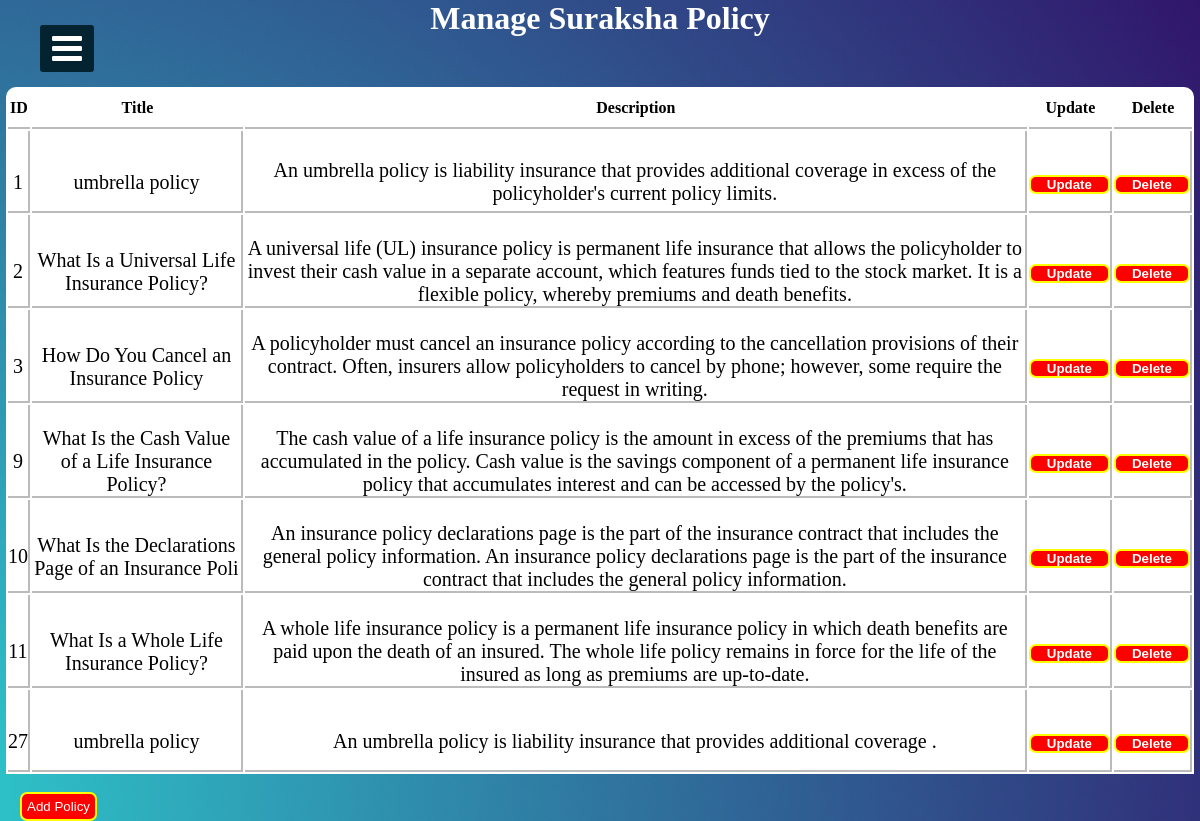
Page /adminDash.php on the committed database.
### tables this page shows
CREATE TABLE `policy` (
  `id` int(11) NOT NULL,
  `title` varchar(50) NOT NULL,
  `decription` varchar(255) NOT NULL
);

### adminDash.php (the view, shortened to what this page needs)
<?php include("connection.php")?>
<!DOCTYPE html>
<html>
<head>
  <link rel="stylesheet" href="https://cdnjs.cloudflare.com/ajax/libs/font-awesome/4.7.0/css/font-awesome.min.css">
<link rel="stylesheet" href="cssfile/sidebar.css">
</head>
<body>
</body>
</html>
<!DOCTYPE html>
<html>
<head>
</head>
<body>
  <label for="check">
<i class="fa fa-bars" id="btn"></i>
  </label>
<div class="sidebar2">
		<h1 class="adminTopic">Manage Suraksha Policy</h1>
<?php
    $sqlget="SELECT * FROM policy";
    $sqldata=mysqli_query($conn,$sqlget) or die('error getting');
    echo "<table>";
    echo "<tr>
      <th>ID</th>
    <th>Title</th>
    <th>Description</th>
    <th>Update</th>
    <th>Delete</th>
       </tr>";
       while ($row=mysqli_fetch_array($sqldata,MYSQLI_ASSOC))
       {
        echo "<tr><td>";
        echo $row['id'];
        echo "</td><td>";
        echo $row['title'];
        echo "</td><td>";
        echo $row['decription'];
        echo "</td>";
        ?>
        <td>
        <button style="border:2px solid yellow; border-radius:7px; background-color:red;color:white;">
          <a href="updatePolicy.php?id=<?php echo $row['id'];?>">
          Update
          </a>
        </button>
        </td><td>
        <button style = "border:2px solid yellow; border-radius:7px; background-color:red;color:white;" >
          <a href="deletePolicy.php?id=<?php echo $row['id'];?>">
            Delete
        </a>
       </button>
        </td></tr>
<?php
       }
       echo "</table>";
?>
<br>
                       <a href="Addpolicy.php">     <button class="btnPolicy">Add Policy</button></a>
</div>
</body>
</html>

### cssfile/sidebar.css (style rules this page uses)
* { margin: 0; padding: 0; list-style: none; text-decoration: none; }
label #btn, label #cancle { position: absolute; cursor: pointer; background: #042331; color: #fff; border-radius: 3px; }
label #btn { left: 40px; top: 25px; font-size: 35px; color: #fff; padding: 6px 12px; transition: all 0.5s; }

### adminDash.php (style rules this page uses)
body { background-image: url("image/20.jpg"); background-position: center; background-size: cover; height: 700px; background-repeat: no-repeat; background-attachment: fixed; }
.adminTopic { text-align: center; color: #fff; }
table { width:99%; border-collapse: separate !important; margin:auto; text-align:center; margin-top:50px; background-color: rgb(255, 255, 255); border-radius: 10px 10px 0px 0px; }
table th { border-bottom:2px solid rgb(187, 187, 187); padding:10px 0px 10px 0px; font-family: "balsamiq_sansitalic" !important; }
table tr td { border-right: 2px solid rgb(187, 187, 187); height: 58px; padding: 22px 0px 0px 0px; font-family: "monospace;" !important; border-bottom: 2px solid rgb(187, 187, 187); font-size: 20px; }
table tr td a { color: white; border-radius: 5px; padding: 6px; text-decoration: none; margin: 10px; font-weight: 700; }
button { padding: 5px 5px 5px 5x; }
.btnPolicy { padding: 5px 5px 5px 5px; border: 2px solid yellow; border-radius: 7px; background-color: red; color: white; margin-left: 20px; }

### rows in the picture
policy: id "1", title "umbrella policy", decription "An umbrella policy is liability insurance that provides additional coverage in excess of the policyholder's current policy limits."
policy: id "2", title "What Is a Universal Life Insurance Policy?", decription "A universal life (UL) insurance policy is permanent life insurance that allows the policyholder to invest their cash value in a separate account, which features funds tied to the stock market. It is a flexible policy, whereby premiums and death benefits."
policy: id "3", title "How Do You Cancel an Insurance Policy", decription "A policyholder must cancel an insurance policy according to the cancellation provisions of their contract. Often, insurers allow policyholders to cancel by phone; however, some require the request in writing."
policy: id "9", title "What Is the Cash Value of a Life Insurance Policy?", decription "The cash value of a life insurance policy is the amount in excess of the premiums that has accumulated in the policy. Cash value is the savings component of a permanent life insurance policy that accumulates interest and can be accessed by the policy's."
policy: id "10", title "What Is the Declarations Page of an Insurance Poli", decription "An insurance policy declarations page is the part of the insurance contract that includes the general policy information. An insurance policy declarations page is the part of the insurance contract that includes the general policy information."
policy: id "11", title "What Is a Whole Life Insurance Policy?", decription "A whole life insurance policy is a permanent life insurance policy in which death benefits are paid upon the death of an insured. The whole life policy remains in force for the life of the insured as long as premiums are up-to-date."
policy: id "27", title "umbrella policy", decription "An umbrella policy is liability insurance that provides additional coverage ."
